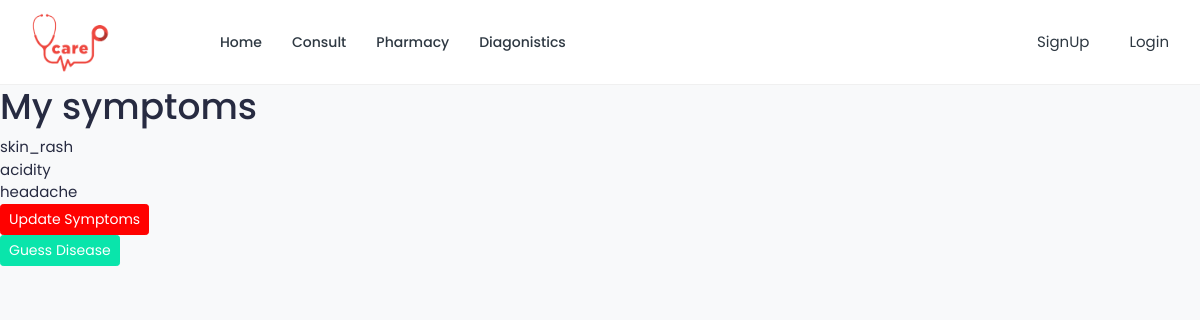
The page /patient/dashboard/appointments/13/symptoms/ on the database its author committed.
### users/models.py (models this page shows)
class Symptom(models.Model):
    appointment = models.ForeignKey(
        Appointment, null=True, blank=True, on_delete=models.CASCADE)
    name = models.CharField(max_length=50, choices=SYMPTOM_CHOICES, default='')

### users/views.py (the view)
def appointmentSymptoms(request, pk):
    appointment = Appointment.objects.get(id=pk)
    print(appointment.symptom_set.all())
    appointmentSymptoms = appointment.symptom_set.all()
    context = {'symptoms': appointmentSymptoms, 'pk': pk}
    return render(request, 'appointmentSymptoms.html', context)

### users/templates/appointmentSymptoms.html
{% extends 'base.html' %}{% load static %} {% block content %}
<h1>My symptoms</h1>
{% for i in symptoms %}
    <div>
        {{i.name}}
    </div>
    {% endfor %}
    <a href="{% url 'updateAppointmentSymptoms' pk %}" class="btn btn-sm btn-danger">Update Symptoms</a><br>
    <a href="{% url 'guessDisease' pk %}" class="btn btn-sm btn-primary">Guess Disease</a><br>
<br /> {% endblock %}

### rows shown on the page
Symptom: name "skin_rash"
Symptom: name "acidity"
Symptom: name "headache"
